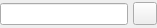
<ui version="4.0" >
 <class>CalendarWidget</class>
 <widget class="QWidget" name="CalendarWidget" >
  <property name="geometry" >
   <rect>
    <x>0</x>
    <y>0</y>
    <width>157</width>
    <height>28</height>
   </rect>
  </property>
  <property name="sizePolicy" >
   <sizepolicy vsizetype="Fixed" hsizetype="Expanding" >
    <horstretch>0</horstretch>
    <verstretch>0</verstretch>
   </sizepolicy>
  </property>
  <property name="windowTitle" >
   <string>Form</string>
  </property>
  <layout class="QHBoxLayout" >
   <property name="spacing" >
    <number>5</number>
   </property>
   <property name="margin" >
    <number>0</number>
   </property>
   <item>
    <widget class="QLineEdit" name="uiDate" />
   </item>
   <item>
    <widget class="QToolButton" name="pushCalendar" >
     <property name="sizePolicy" >
      <sizepolicy vsizetype="Fixed" hsizetype="Fixed" >
       <horstretch>0</horstretch>
       <verstretch>0</verstretch>
      </sizepolicy>
     </property>
     <property name="toolTip" >
      <string>Open Calendar</string>
     </property>
     <property name="text" >
      <string/>
     </property>
     <property name="icon" >
      <iconset resource="common.qrc" >:/images/images/calendar.png</iconset>
     </property>
    </widget>
   </item>
  </layout>
 </widget>
 <resources>
  <include location="common.qrc" />
 </resources>
 <connections/>
</ui>
